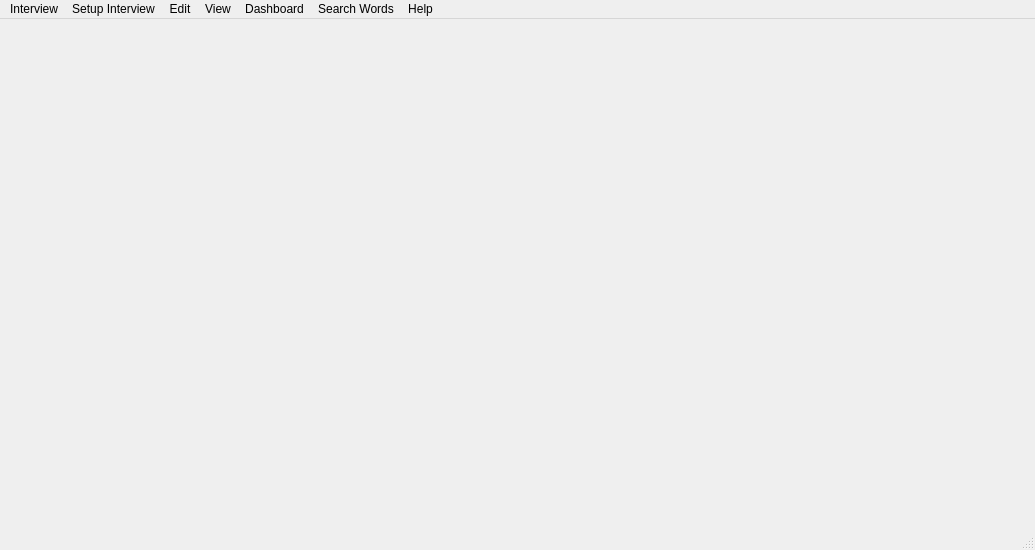
<?xml version="1.0" encoding="UTF-8"?>
<ui version="4.0">
 <class>MainWindow</class>
 <widget class="QMainWindow" name="MainWindow">
  <property name="windowModality">
   <enum>Qt::ApplicationModal</enum>
  </property>
  <property name="geometry">
   <rect>
    <x>0</x>
    <y>0</y>
    <width>1035</width>
    <height>550</height>
   </rect>
  </property>
  <property name="sizePolicy">
   <sizepolicy hsizetype="Fixed" vsizetype="Fixed">
    <horstretch>0</horstretch>
    <verstretch>0</verstretch>
   </sizepolicy>
  </property>
  <property name="minimumSize">
   <size>
    <width>1035</width>
    <height>550</height>
   </size>
  </property>
  <property name="maximumSize">
   <size>
    <width>1035</width>
    <height>550</height>
   </size>
  </property>
  <property name="windowTitle">
   <string>Word Association Tester</string>
  </property>
  <property name="windowIcon">
   <iconset>
    <activeon>:/icons/icons/WAT_Dummy_logo.png</activeon>
   </iconset>
  </property>
  <property name="styleSheet">
   <string notr="true">bg-color: /icons/icons/BackGround.jpg</string>
  </property>
  <widget class="QWidget" name="centralwidget">
   <widget class="QWidget" name="mainCanvas" native="true">
    <property name="geometry">
     <rect>
      <x>0</x>
      <y>14</y>
      <width>1024</width>
      <height>500</height>
     </rect>
    </property>
    <property name="styleSheet">
     <string notr="true"/>
    </property>
    <widget class="QLabel" name="welcomeMessage_Panel">
     <property name="geometry">
      <rect>
       <x>0</x>
       <y>0</y>
       <width>1024</width>
       <height>500</height>
      </rect>
     </property>
     <property name="text">
      <string/>
     </property>
    </widget>
   </widget>
  </widget>
  <widget class="QMenuBar" name="menubar">
   <property name="geometry">
    <rect>
     <x>0</x>
     <y>0</y>
     <width>1035</width>
     <height>22</height>
    </rect>
   </property>
   <widget class="QMenu" name="menuInterview">
    <property name="title">
     <string>Interview</string>
    </property>
    <addaction name="actionNew_Interview"/>
    <addaction name="actionOpen_Interview_File"/>
    <addaction name="actionOpen_Generated_Report"/>
    <addaction name="actionResume_Interview"/>
    <addaction name="actionSave_Current_Interview_File"/>
    <addaction name="actionSave_Generated_Report"/>
    <addaction name="actionExport_Generated_Report_To_PDF"/>
    <addaction name="actionExit"/>
   </widget>
   <widget class="QMenu" name="menuSetup">
    <property name="title">
     <string>Setup Interview</string>
    </property>
    <addaction name="actionInterview_Account_Setup"/>
    <addaction name="actionComplex_Indicators_Setup"/>
    <addaction name="actionPredefined_Words_Setup"/>
   </widget>
   <widget class="QMenu" name="menuEdit">
    <property name="title">
     <string>Edit</string>
    </property>
    <addaction name="actionCurrent_Interview_Result_Edit"/>
    <addaction name="actionComplex_Indicators_Edit"/>
    <addaction name="actionPredefined_Words_Edit"/>
    <addaction name="actionCurrent_Interview_Details_Edit"/>
   </widget>
   <widget class="QMenu" name="menuView">
    <property name="title">
     <string>View</string>
    </property>
    <addaction name="actionLast_Interview_Report_View"/>
    <addaction name="actionGraphical_Visualization_View"/>
   </widget>
   <widget class="QMenu" name="menuDashboard">
    <property name="title">
     <string>Dashboard</string>
    </property>
    <addaction name="actionGenerate_Report"/>
    <addaction name="actionExport_Report_To_Png"/>
   </widget>
   <widget class="QMenu" name="menuSearch">
    <property name="title">
     <string>Search Words</string>
    </property>
    <addaction name="actionPredefined_Words_Search"/>
    <addaction name="actionIn_Last_Interview_Search"/>
    <addaction name="actionIn_Last_Report_Search"/>
   </widget>
   <widget class="QMenu" name="menuHelp">
    <property name="title">
     <string>Help</string>
    </property>
    <addaction name="actionAbout_Help"/>
   </widget>
   <addaction name="menuInterview"/>
   <addaction name="menuSetup"/>
   <addaction name="menuEdit"/>
   <addaction name="menuView"/>
   <addaction name="menuDashboard"/>
   <addaction name="menuSearch"/>
   <addaction name="menuHelp"/>
  </widget>
  <widget class="QStatusBar" name="statusbar"/>
  <action name="actionNew_Interview">
   <property name="icon">
    <iconset>
     <activeon>:/icons/icons/New_Interview_logo.png</activeon>
    </iconset>
   </property>
   <property name="text">
    <string>New Interview</string>
   </property>
   <property name="shortcut">
    <string>Ctrl+N</string>
   </property>
  </action>
  <action name="actionOpen_Interview_File">
   <property name="icon">
    <iconset>
     <activeon>:/icons/icons/Open_Interview_logo.png</activeon>
    </iconset>
   </property>
   <property name="text">
    <string>Open Interview</string>
   </property>
   <property name="shortcut">
    <string>Ctrl+O</string>
   </property>
  </action>
  <action name="actionSave_Current_Interview_File">
   <property name="icon">
    <iconset>
     <activeon>:/icons/icons/Save_Interview_logo.png</activeon>
    </iconset>
   </property>
   <property name="text">
    <string>Save Current Interview</string>
   </property>
   <property name="shortcut">
    <string>Ctrl+S</string>
   </property>
  </action>
  <action name="actionExit">
   <property name="icon">
    <iconset>
     <activeon>:/icons/icons/Exit_logo.png</activeon>
    </iconset>
   </property>
   <property name="text">
    <string>Exit</string>
   </property>
   <property name="shortcut">
    <string>Ctrl+X</string>
   </property>
  </action>
  <action name="actionInterview_Account_Setup">
   <property name="icon">
    <iconset>
     <activeon>:/icons/icons/Menu_Setup_logo.png</activeon>
    </iconset>
   </property>
   <property name="text">
    <string>Interview Account</string>
   </property>
   <property name="shortcut">
    <string>Shift+S</string>
   </property>
  </action>
  <action name="actionComplex_Indicators_Setup">
   <property name="icon">
    <iconset>
     <activeon>:/icons/icons/Interview_Account_Setup.jpg</activeon>
    </iconset>
   </property>
   <property name="text">
    <string>Complex Indicators</string>
   </property>
   <property name="shortcut">
    <string>Shift+C</string>
   </property>
  </action>
  <action name="actionPredefined_Words_Setup">
   <property name="text">
    <string>Predefined Words</string>
   </property>
   <property name="shortcut">
    <string>Shift+W</string>
   </property>
  </action>
  <action name="actionCurrent_Interview_Result_Edit">
   <property name="icon">
    <iconset>
     <activeon>:/icons/icons/Menu_Edit_logo.png</activeon>
    </iconset>
   </property>
   <property name="text">
    <string>Current Interview Result</string>
   </property>
   <property name="shortcut">
    <string>Alt+R</string>
   </property>
  </action>
  <action name="actionComplex_Indicators_Edit">
   <property name="text">
    <string>Complex Indicators</string>
   </property>
   <property name="shortcut">
    <string>Alt+C</string>
   </property>
  </action>
  <action name="actionPredefined_Words_Edit">
   <property name="text">
    <string>Predefined Words</string>
   </property>
   <property name="shortcut">
    <string>Alt+W</string>
   </property>
  </action>
  <action name="actionCurrent_Interview_Details_Edit">
   <property name="text">
    <string>Current Interview Details</string>
   </property>
   <property name="shortcut">
    <string>Alt+D</string>
   </property>
  </action>
  <action name="actionLast_Interview_Report_View">
   <property name="icon">
    <iconset>
     <activeon>:/icons/icons/Menu_View_logo.png</activeon>
    </iconset>
   </property>
   <property name="text">
    <string>Last Interview Report</string>
   </property>
   <property name="shortcut">
    <string>Shift+R</string>
   </property>
  </action>
  <action name="actionGraphical_Visualization_View">
   <property name="icon">
    <iconset>
     <activeon>:/icons/icons/Graphical_Visualization_View_logo.png</activeon>
    </iconset>
   </property>
   <property name="text">
    <string>Graphical Visualization</string>
   </property>
  </action>
  <action name="action_All_In_One_file">
   <property name="text">
    <string> All In One file</string>
   </property>
  </action>
  <action name="actionExport_to_pdf">
   <property name="text">
    <string>Export to pdf</string>
   </property>
  </action>
  <action name="actionGenerate_Report">
   <property name="icon">
    <iconset>
     <activeon>:/icons/icons/Menu_Dashboard_logo.png</activeon>
    </iconset>
   </property>
   <property name="text">
    <string>Generate Report</string>
   </property>
   <property name="shortcut">
    <string>Ctrl+G</string>
   </property>
  </action>
  <action name="actionPredefined_Words_Search">
   <property name="icon">
    <iconset>
     <activeon>:/icons/icons/Menu_Search_logo.png</activeon>
    </iconset>
   </property>
   <property name="text">
    <string>Predefined Words</string>
   </property>
   <property name="shortcut">
    <string>Ctrl+W</string>
   </property>
  </action>
  <action name="actionIn_Last_Interview_Search">
   <property name="text">
    <string>In Last Interview</string>
   </property>
  </action>
  <action name="actionIn_Last_Report_Search">
   <property name="text">
    <string>In Last Report</string>
   </property>
  </action>
  <action name="actionAbout_Help">
   <property name="icon">
    <iconset>
     <activeon>:/icons/icons/Menu_Help_logo.png</activeon>
    </iconset>
   </property>
   <property name="text">
    <string>About</string>
   </property>
  </action>
  <action name="actionResume_Interview">
   <property name="icon">
    <iconset>
     <activeon>:/icons/icons/Resume_Interview_logo.png</activeon>
    </iconset>
   </property>
   <property name="text">
    <string>Resume Interview</string>
   </property>
   <property name="shortcut">
    <string>Ctrl+R</string>
   </property>
  </action>
  <action name="actionExport_Report_To_Png">
   <property name="text">
    <string>Export Report to *.png</string>
   </property>
   <property name="shortcut">
    <string>Shift+E</string>
   </property>
  </action>
  <action name="actionSave_Generated_Report">
   <property name="icon">
    <iconset>
     <activeon>:/icons/icons/Save_Interview_logo.png</activeon>
    </iconset>
   </property>
   <property name="text">
    <string>Save Generated Report</string>
   </property>
   <property name="shortcut">
    <string>Alt+S</string>
   </property>
  </action>
  <action name="actionExport_Generated_Report_To_PDF">
   <property name="icon">
    <iconset>
     <activeon>:/icons/icons/Export_Generated_Report_To_PDF_logo.jpg</activeon>
    </iconset>
   </property>
   <property name="text">
    <string>Export Generated Rport To PDF</string>
   </property>
   <property name="shortcut">
    <string>Ctrl+E</string>
   </property>
  </action>
  <action name="actionOpen_Generated_Report">
   <property name="icon">
    <iconset>
     <activeon>:/icons/icons/Open_Interview_logo.png</activeon>
    </iconset>
   </property>
   <property name="text">
    <string>Open Generated Report</string>
   </property>
   <property name="shortcut">
    <string>Alt+O</string>
   </property>
  </action>
 </widget>
 <resources>
  <include location="src.qrc"/>
 </resources>
 <connections/>
</ui>
